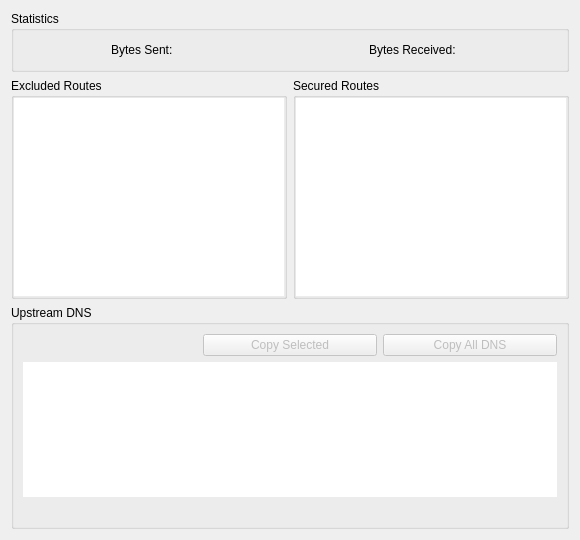
<?xml version="1.0" encoding="UTF-8"?>
<ui version="4.0">
 <class>DetailDialog</class>
 <widget class="QDialog" name="DetailDialog">
  <property name="geometry">
   <rect>
    <x>0</x>
    <y>0</y>
    <width>580</width>
    <height>540</height>
   </rect>
  </property>
  <property name="windowTitle">
   <string>Statistics and Route Details</string>
  </property>
  <layout class="QGridLayout" name="gridLayout">
   <item row="0" column="0" colspan="2">
    <widget class="QGroupBox" name="groupBox_3">
     <property name="sizePolicy">
      <sizepolicy hsizetype="Preferred" vsizetype="Fixed">
       <horstretch>0</horstretch>
       <verstretch>0</verstretch>
      </sizepolicy>
     </property>
     <property name="title">
      <string>Statistics</string>
     </property>
     <layout class="QHBoxLayout" name="horizontalLayout_3">
      <item>
       <spacer name="horizontalSpacer_2">
        <property name="orientation">
         <enum>Qt::Horizontal</enum>
        </property>
        <property name="sizeHint" stdset="0">
         <size>
          <width>23</width>
          <height>20</height>
         </size>
        </property>
       </spacer>
      </item>
      <item>
       <layout class="QHBoxLayout" name="horizontalLayout">
        <item>
         <widget class="QLabel" name="label">
          <property name="text">
           <string>Bytes Sent:</string>
          </property>
         </widget>
        </item>
        <item>
         <widget class="QLabel" name="labelBytesSent">
          <property name="sizePolicy">
           <sizepolicy hsizetype="Fixed" vsizetype="Fixed">
            <horstretch>0</horstretch>
            <verstretch>0</verstretch>
           </sizepolicy>
          </property>
          <property name="text">
           <string notr="true"/>
          </property>
         </widget>
        </item>
       </layout>
      </item>
      <item>
       <spacer name="horizontalSpacer_4">
        <property name="orientation">
         <enum>Qt::Horizontal</enum>
        </property>
        <property name="sizeHint" stdset="0">
         <size>
          <width>38</width>
          <height>20</height>
         </size>
        </property>
       </spacer>
      </item>
      <item>
       <spacer name="horizontalSpacer">
        <property name="orientation">
         <enum>Qt::Horizontal</enum>
        </property>
        <property name="sizeHint" stdset="0">
         <size>
          <width>19</width>
          <height>20</height>
         </size>
        </property>
       </spacer>
      </item>
      <item>
       <layout class="QHBoxLayout" name="horizontalLayout_2">
        <item>
         <widget class="QLabel" name="label_2">
          <property name="text">
           <string>Bytes Received:</string>
          </property>
         </widget>
        </item>
        <item>
         <widget class="QLabel" name="labelBytesReceived">
          <property name="sizePolicy">
           <sizepolicy hsizetype="Fixed" vsizetype="Fixed">
            <horstretch>0</horstretch>
            <verstretch>0</verstretch>
           </sizepolicy>
          </property>
          <property name="text">
           <string notr="true"/>
          </property>
         </widget>
        </item>
       </layout>
      </item>
      <item>
       <spacer name="horizontalSpacer_3">
        <property name="orientation">
         <enum>Qt::Horizontal</enum>
        </property>
        <property name="sizeHint" stdset="0">
         <size>
          <width>19</width>
          <height>20</height>
         </size>
        </property>
       </spacer>
      </item>
     </layout>
    </widget>
   </item>
   <item row="1" column="0">
    <widget class="QGroupBox" name="groupBox">
     <property name="title">
      <string>Excluded Routes</string>
     </property>
     <property name="flat">
      <bool>false</bool>
     </property>
     <layout class="QVBoxLayout" name="verticalLayout">
      <property name="leftMargin">
       <number>0</number>
      </property>
      <property name="topMargin">
       <number>0</number>
      </property>
      <property name="rightMargin">
       <number>0</number>
      </property>
      <property name="bottomMargin">
       <number>0</number>
      </property>
      <item>
       <widget class="QTableWidget" name="tableExcluded">
        <property name="frameShape">
         <enum>QFrame::NoFrame</enum>
        </property>
        <property name="editTriggers">
         <set>QAbstractItemView::NoEditTriggers</set>
        </property>
        <property name="alternatingRowColors">
         <bool>true</bool>
        </property>
        <property name="selectionMode">
         <enum>QAbstractItemView::SingleSelection</enum>
        </property>
        <property name="showGrid">
         <bool>false</bool>
        </property>
        <attribute name="horizontalHeaderVisible">
         <bool>true</bool>
        </attribute>
        <attribute name="horizontalHeaderCascadingSectionResizes">
         <bool>false</bool>
        </attribute>
        <attribute name="horizontalHeaderMinimumSectionSize">
         <number>110</number>
        </attribute>
        <attribute name="horizontalHeaderDefaultSectionSize">
         <number>110</number>
        </attribute>
        <attribute name="horizontalHeaderHighlightSections">
         <bool>false</bool>
        </attribute>
        <attribute name="horizontalHeaderStretchLastSection">
         <bool>true</bool>
        </attribute>
        <attribute name="verticalHeaderVisible">
         <bool>false</bool>
        </attribute>
       </widget>
      </item>
     </layout>
    </widget>
   </item>
   <item row="1" column="1">
    <widget class="QGroupBox" name="groupBox_2">
     <property name="title">
      <string>Secured Routes</string>
     </property>
     <layout class="QVBoxLayout" name="verticalLayout_2">
      <property name="leftMargin">
       <number>0</number>
      </property>
      <property name="topMargin">
       <number>0</number>
      </property>
      <property name="rightMargin">
       <number>0</number>
      </property>
      <property name="bottomMargin">
       <number>0</number>
      </property>
      <item>
       <widget class="QTableWidget" name="tableSecured">
        <property name="frameShape">
         <enum>QFrame::NoFrame</enum>
        </property>
        <property name="editTriggers">
         <set>QAbstractItemView::NoEditTriggers</set>
        </property>
        <property name="alternatingRowColors">
         <bool>true</bool>
        </property>
        <property name="selectionMode">
         <enum>QAbstractItemView::SingleSelection</enum>
        </property>
        <property name="showGrid">
         <bool>false</bool>
        </property>
        <property name="cornerButtonEnabled">
         <bool>true</bool>
        </property>
        <attribute name="horizontalHeaderCascadingSectionResizes">
         <bool>false</bool>
        </attribute>
        <attribute name="horizontalHeaderMinimumSectionSize">
         <number>110</number>
        </attribute>
        <attribute name="horizontalHeaderDefaultSectionSize">
         <number>110</number>
        </attribute>
        <attribute name="horizontalHeaderHighlightSections">
         <bool>false</bool>
        </attribute>
        <attribute name="horizontalHeaderStretchLastSection">
         <bool>true</bool>
        </attribute>
        <attribute name="verticalHeaderVisible">
         <bool>false</bool>
        </attribute>
       </widget>
      </item>
     </layout>
    </widget>
   </item>
   <item row="2" column="0" colspan="2">
    <widget class="QGroupBox" name="groupBoxDns">
     <property name="title">
      <string>Upstream DNS</string>
     </property>
     <layout class="QVBoxLayout" name="verticalLayoutDns">
      <item>
       <layout class="QHBoxLayout" name="horizontalLayoutDnsHeader">
        <item>
         <widget class="QLabel" name="labelDnsState">
          <property name="text">
           <string/>
          </property>
          <property name="wordWrap">
           <bool>true</bool>
          </property>
         </widget>
        </item>
        <item>
         <widget class="QPushButton" name="buttonCopySelectedDns">
          <property name="enabled">
           <bool>false</bool>
          </property>
          <property name="text">
           <string>Copy Selected</string>
          </property>
         </widget>
        </item>
        <item>
         <widget class="QPushButton" name="buttonCopyAllDns">
          <property name="enabled">
           <bool>false</bool>
          </property>
          <property name="text">
           <string>Copy All DNS</string>
          </property>
         </widget>
        </item>
       </layout>
      </item>
      <item>
       <widget class="QTableWidget" name="tableDns">
        <property name="minimumSize">
         <size>
          <width>0</width>
          <height>100</height>
         </size>
        </property>
        <property name="maximumSize">
         <size>
          <width>16777215</width>
          <height>135</height>
         </size>
        </property>
        <property name="frameShape">
         <enum>QFrame::NoFrame</enum>
        </property>
        <property name="editTriggers">
         <set>QAbstractItemView::NoEditTriggers</set>
        </property>
        <property name="alternatingRowColors">
         <bool>true</bool>
        </property>
        <property name="selectionMode">
         <enum>QAbstractItemView::SingleSelection</enum>
        </property>
        <property name="selectionBehavior">
         <enum>QAbstractItemView::SelectRows</enum>
        </property>
        <property name="showGrid">
         <bool>false</bool>
        </property>
        <attribute name="horizontalHeaderVisible">
         <bool>true</bool>
        </attribute>
        <attribute name="horizontalHeaderMinimumSectionSize">
         <number>130</number>
        </attribute>
        <attribute name="horizontalHeaderDefaultSectionSize">
         <number>150</number>
        </attribute>
        <attribute name="horizontalHeaderHighlightSections">
         <bool>false</bool>
        </attribute>
        <attribute name="horizontalHeaderStretchLastSection">
         <bool>true</bool>
        </attribute>
        <attribute name="verticalHeaderVisible">
         <bool>false</bool>
        </attribute>
       </widget>
      </item>
      <item>
       <widget class="QLabel" name="labelDnsCopyFeedback">
        <property name="text">
         <string notr="true"/>
        </property>
       </widget>
      </item>
     </layout>
    </widget>
   </item>
  </layout>
 </widget>
 <resources/>
 <connections/>
</ui>
